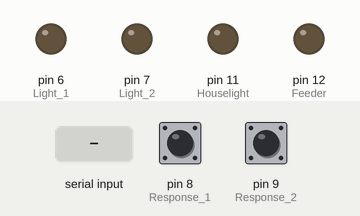
This sketch was run on a simulated Arduino Uno, built with avr-gcc and run on an emulated ATmega328P. On the bench: output pins drawn as LEDs (lit = HIGH). The test bench sets the inputs (shaded band); at power-on: pin 8 (Response_1) HIGH, pin 9 (Response_2) HIGH. What the sketch prints to the serial monitor is not drawn.

Above: at 1.2 s.
1.3 s: "R" received over Serial
At 2.0 s:
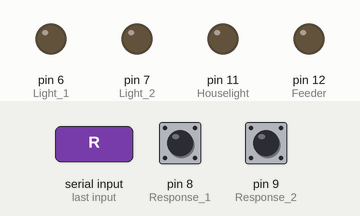
2.9 s: "A" received over Serial
At 4.1 s:
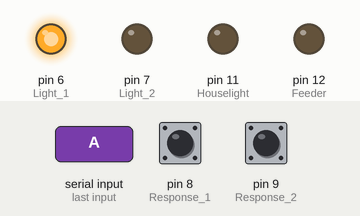
4.4 s: "C" received over Serial
At 5.5 s:
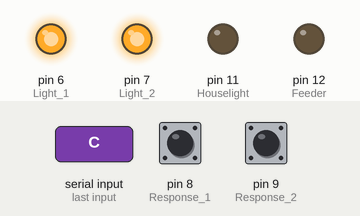
5.9 s: "B" received over Serial
At 6.6 s:
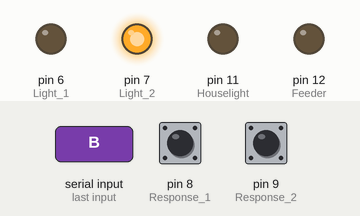
7.4 s: "S" received over Serial
At 7.8 s:
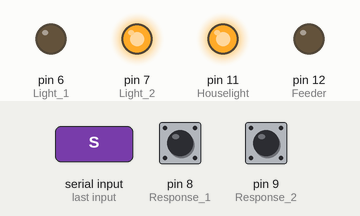
8.9 s: "D" received over Serial
At 10.1 s:
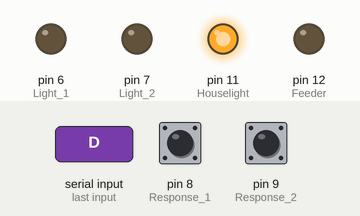
Timing chart, 0 to 11.4 s (numbered marks = the images above; inputs shaded):
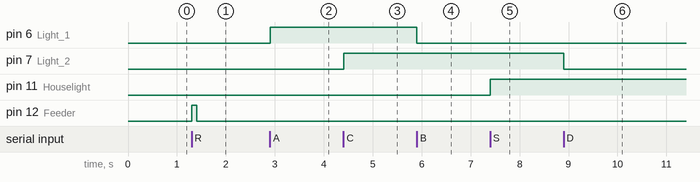

The sketch:

Arduino_Program_Concurrent.ino
```cpp
/*
Code written by Carlos A. Pérez-Herrera & Rogelio Escobar &. November, 2014.
http://analisisdelaconducta.net
National Autonomous University of Mexico
*/

byte Houselight = 11;
byte Feeder = 12;
byte Response_1 = 8;
byte Response_2= 9;
byte Light_1= 6;
byte Light_2 = 7;

void setup(){
  Serial.begin(9600);
  pinMode(Light_1, OUTPUT);
  pinMode(Light_2, OUTPUT);
  pinMode(Houselight, OUTPUT);
  pinMode(Feeder, OUTPUT);
  pinMode(Response_1,INPUT_PULLUP);
  pinMode(Response_2,INPUT_PULLUP);

  digitalWrite (Light_1,LOW);
  digitalWrite (Light_2,LOW);
  digitalWrite (Houselight,LOW);
  digitalWrite (Feeder,LOW);
}
void loop(){

  if (Serial.available()>0){

    char Event=Serial.read();
    switch (Event){

    case 'A':
      digitalWrite (Light_1, HIGH);
      break;
    case 'B':
      digitalWrite (Light_1, LOW);
      break;
    case 'C':
      digitalWrite (Light_2, HIGH);
      break;
    case 'D':
      digitalWrite (Light_2, LOW);
      break;
    case 'S':
      digitalWrite (Houselight, HIGH);
      break;
    case 'R':
      digitalWrite(Feeder,HIGH);
      delay(100);
      digitalWrite (Feeder,LOW);
      break;
    case 'E':
      digitalWrite(Feeder,LOW);
      digitalWrite(Houselight,LOW);
      digitalWrite (Light_1, LOW);
      digitalWrite (Light_2, LOW);
      delay(500);
      break;
    }
  }
  Serial.println(String(digitalRead(Response_1))+","+String(digitalRead(Response_2)));
  delay (4);
}
```

Measured:
- after the input at 1.3 s, pin 12 (Feeder): LOW → HIGH at once, → LOW 0.10 s later
- after the input at 2.9 s, pin 6 (Light_1): LOW → HIGH at once
- after the input at 4.4 s, pin 7 (Light_2): LOW → HIGH at once
- after the input at 5.9 s, pin 6 (Light_1): HIGH → LOW at once
- after the input at 7.4 s, pin 11 (Houselight): LOW → HIGH at once
- after the input at 8.9 s, pin 7 (Light_2): HIGH → LOW at once
